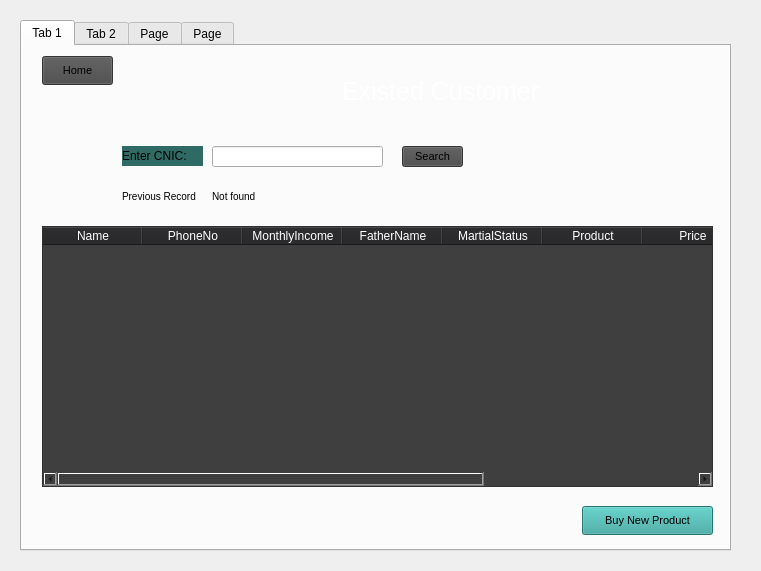
<?xml version="1.0" encoding="UTF-8"?>
<ui version="4.0">
 <class>Form</class>
 <widget class="QWidget" name="Form">
  <property name="geometry">
   <rect>
    <x>0</x>
    <y>0</y>
    <width>761</width>
    <height>571</height>
   </rect>
  </property>
  <property name="windowTitle">
   <string>Form</string>
  </property>
  <property name="styleSheet">
   <string notr="true">QHeaderView::section { color:white; background-color:#232326; }</string>
  </property>
  <widget class="QTabWidget" name="tabWidget">
   <property name="geometry">
    <rect>
     <x>20</x>
     <y>20</y>
     <width>711</width>
     <height>531</height>
    </rect>
   </property>
   <property name="currentIndex">
    <number>0</number>
   </property>
   <widget class="QWidget" name="tab">
    <attribute name="title">
     <string>Tab 1</string>
    </attribute>
    <widget class="QTableWidget" name="ExistedInfo">
     <property name="geometry">
      <rect>
       <x>20</x>
       <y>180</y>
       <width>671</width>
       <height>261</height>
      </rect>
     </property>
     <property name="styleSheet">
      <string notr="true">background-color: rgb(83, 83, 83);
font: 700 9pt &quot;Segoe UI&quot;;

background-color: rgb(63, 63, 63);</string>
     </property>
     <column>
      <property name="text">
       <string>Name</string>
      </property>
     </column>
     <column>
      <property name="text">
       <string>PhoneNo</string>
      </property>
     </column>
     <column>
      <property name="text">
       <string>MonthlyIncome</string>
      </property>
     </column>
     <column>
      <property name="text">
       <string>FatherName</string>
      </property>
     </column>
     <column>
      <property name="text">
       <string>MartialStatus</string>
      </property>
     </column>
     <column>
      <property name="text">
       <string>Product</string>
      </property>
     </column>
     <column>
      <property name="text">
       <string>Price</string>
      </property>
     </column>
     <column>
      <property name="text">
       <string>Account Status</string>
      </property>
     </column>
     <column>
      <property name="text">
       <string>GuarantorName</string>
      </property>
     </column>
    </widget>
    <widget class="QLabel" name="label">
     <property name="geometry">
      <rect>
       <x>100</x>
       <y>100</y>
       <width>81</width>
       <height>20</height>
      </rect>
     </property>
     <property name="styleSheet">
      <string notr="true">background-color: rgb(47, 107, 100);
font: 700 9pt &quot;Arial&quot;;
font-size: 12px;
color: black;</string>
     </property>
     <property name="text">
      <string>Enter CNIC:</string>
     </property>
    </widget>
    <widget class="QLineEdit" name="lineEdit">
     <property name="geometry">
      <rect>
       <x>190</x>
       <y>100</y>
       <width>171</width>
       <height>21</height>
      </rect>
     </property>
    </widget>
    <widget class="QPushButton" name="search">
     <property name="geometry">
      <rect>
       <x>380</x>
       <y>100</y>
       <width>61</width>
       <height>21</height>
      </rect>
     </property>
     <property name="styleSheet">
      <string notr="true">background-color: rgb(105, 105, 105);
background-color: rgb(73, 73, 73);
font: 700 9pt &quot;Segoe UI&quot;;
font-size: 11px</string>
     </property>
     <property name="text">
      <string>Search</string>
     </property>
    </widget>
    <widget class="QPushButton" name="BuyNewProduct">
     <property name="geometry">
      <rect>
       <x>560</x>
       <y>460</y>
       <width>131</width>
       <height>29</height>
      </rect>
     </property>
     <property name="styleSheet">
      <string notr="true">font: 700 9pt &quot;Segoe UI&quot;;
color: black;
background-color: rgb(53, 164, 157);
font-size: 11px;</string>
     </property>
     <property name="text">
      <string>Buy New Product</string>
     </property>
    </widget>
    <widget class="QPushButton" name="newHome1">
     <property name="geometry">
      <rect>
       <x>20</x>
       <y>10</y>
       <width>71</width>
       <height>29</height>
      </rect>
     </property>
     <property name="styleSheet">
      <string notr="true">background-color: rgb(105, 105, 105);
background-color: rgb(73, 73, 73);
font: 700 9pt &quot;Segoe UI&quot;;
font-size: 11px</string>
     </property>
     <property name="text">
      <string>Home</string>
     </property>
    </widget>
    <widget class="QLabel" name="label_2">
     <property name="geometry">
      <rect>
       <x>-20</x>
       <y>0</y>
       <width>741</width>
       <height>521</height>
      </rect>
     </property>
     <property name="text">
      <string/>
     </property>
     <property name="pixmap">
      <pixmap>../assets/background-2.jpg</pixmap>
     </property>
     <property name="scaledContents">
      <bool>true</bool>
     </property>
    </widget>
    <widget class="QLabel" name="label_3">
     <property name="geometry">
      <rect>
       <x>320</x>
       <y>20</y>
       <width>211</width>
       <height>51</height>
      </rect>
     </property>
     <property name="styleSheet">
      <string notr="true">
color: White;
background-color: transparent;

font: 700 9pt &quot;Segoe UI&quot;;
font-size: 25px</string>
     </property>
     <property name="text">
      <string>Existed Customer</string>
     </property>
    </widget>
    <widget class="QLabel" name="label_5">
     <property name="geometry">
      <rect>
       <x>240</x>
       <y>10</y>
       <width>71</width>
       <height>71</height>
      </rect>
     </property>
     <property name="text">
      <string/>
     </property>
     <property name="pixmap">
      <pixmap>../assets/IMS_logo.png</pixmap>
     </property>
     <property name="scaledContents">
      <bool>true</bool>
     </property>
    </widget>
    <widget class="QLabel" name="label_6">
     <property name="geometry">
      <rect>
       <x>100</x>
       <y>140</y>
       <width>131</width>
       <height>20</height>
      </rect>
     </property>
     <property name="styleSheet">
      <string notr="true">font: 700 9pt &quot;Arial&quot;;
font-size: 10px;
color: black;</string>
     </property>
     <property name="text">
      <string>Previous Record</string>
     </property>
    </widget>
    <widget class="QLabel" name="label_7">
     <property name="geometry">
      <rect>
       <x>190</x>
       <y>140</y>
       <width>61</width>
       <height>21</height>
      </rect>
     </property>
     <property name="styleSheet">
      <string notr="true">font: 700 9pt &quot;Arial&quot;;
font-size: 10px;
color: black;</string>
     </property>
     <property name="text">
      <string>Not found</string>
     </property>
    </widget>
    <zorder>label_2</zorder>
    <zorder>ExistedInfo</zorder>
    <zorder>label</zorder>
    <zorder>lineEdit</zorder>
    <zorder>search</zorder>
    <zorder>BuyNewProduct</zorder>
    <zorder>newHome1</zorder>
    <zorder>label_3</zorder>
    <zorder>label_5</zorder>
    <zorder>label_6</zorder>
    <zorder>label_7</zorder>
   </widget>
   <widget class="QWidget" name="tab_2">
    <attribute name="title">
     <string>Tab 2</string>
    </attribute>
    <widget class="QPushButton" name="pushButton_3">
     <property name="geometry">
      <rect>
       <x>1100</x>
       <y>1310</y>
       <width>83</width>
       <height>29</height>
      </rect>
     </property>
     <property name="text">
      <string>PushButton</string>
     </property>
    </widget>
    <widget class="QLabel" name="label_36">
     <property name="geometry">
      <rect>
       <x>290</x>
       <y>190</y>
       <width>81</width>
       <height>21</height>
      </rect>
     </property>
     <property name="styleSheet">
      <string notr="true">font-size: 17px</string>
     </property>
     <property name="text">
      <string>Advance</string>
     </property>
    </widget>
    <widget class="QLabel" name="label_27">
     <property name="geometry">
      <rect>
       <x>290</x>
       <y>30</y>
       <width>251</width>
       <height>31</height>
      </rect>
     </property>
     <property name="styleSheet">
      <string notr="true">
color: White;
background-color: transparent;

font: 700 9pt &quot;Segoe UI&quot;;
font-size: 25px</string>
     </property>
     <property name="text">
      <string>Product Information</string>
     </property>
    </widget>
    <widget class="QLineEdit" name="lineEdit_34">
     <property name="geometry">
      <rect>
       <x>190</x>
       <y>190</y>
       <width>181</width>
       <height>31</height>
      </rect>
     </property>
    </widget>
    <widget class="QLineEdit" name="lineEdit_26">
     <property name="geometry">
      <rect>
       <x>190</x>
       <y>130</y>
       <width>181</width>
       <height>31</height>
      </rect>
     </property>
    </widget>
    <widget class="QLabel" name="label_37">
     <property name="geometry">
      <rect>
       <x>30</x>
       <y>190</y>
       <width>131</width>
       <height>21</height>
      </rect>
     </property>
     <property name="styleSheet">
      <string notr="true">
font: 700 9pt &quot;Segoe UI&quot;;
font-size: 16px;
color:black</string>
     </property>
     <property name="text">
      <string>Purchased Date:</string>
     </property>
    </widget>
    <widget class="QPushButton" name="newHome2">
     <property name="geometry">
      <rect>
       <x>20</x>
       <y>10</y>
       <width>71</width>
       <height>29</height>
      </rect>
     </property>
     <property name="styleSheet">
      <string notr="true">background-color: rgb(105, 105, 105);
background-color: rgb(73, 73, 73);
font: 700 9pt &quot;Segoe UI&quot;;
font-size: 11px</string>
     </property>
     <property name="text">
      <string>Home</string>
     </property>
    </widget>
    <widget class="QPushButton" name="newPrev1">
     <property name="geometry">
      <rect>
       <x>20</x>
       <y>460</y>
       <width>71</width>
       <height>24</height>
      </rect>
     </property>
     <property name="styleSheet">
      <string notr="true">background-color: rgb(105, 105, 105);
background-color: rgb(73, 73, 73);
font: 700 9pt &quot;Segoe UI&quot;;
font-size: 11px</string>
     </property>
     <property name="text">
      <string>Prev</string>
     </property>
    </widget>
    <widget class="QLineEdit" name="lineEdit_37">
     <property name="geometry">
      <rect>
       <x>500</x>
       <y>190</y>
       <width>181</width>
       <height>31</height>
      </rect>
     </property>
    </widget>
    <widget class="QLabel" name="label_39">
     <property name="geometry">
      <rect>
       <x>390</x>
       <y>140</y>
       <width>111</width>
       <height>21</height>
      </rect>
     </property>
     <property name="styleSheet">
      <string notr="true">
font: 700 9pt &quot;Segoe UI&quot;;
font-size: 16px;
color:black</string>
     </property>
     <property name="text">
      <string>Net Amount:</string>
     </property>
    </widget>
    <widget class="QLabel" name="label_29">
     <property name="geometry">
      <rect>
       <x>30</x>
       <y>130</y>
       <width>121</width>
       <height>21</height>
      </rect>
     </property>
     <property name="font">
      <font>
       <family>Segoe UI</family>
       <pointsize>-1</pointsize>
       <italic>false</italic>
       <bold>true</bold>
      </font>
     </property>
     <property name="styleSheet">
      <string notr="true">
font: 700 9pt &quot;Segoe UI&quot;;
font-size: 16px;
color:black</string>
     </property>
     <property name="text">
      <string>Product Name:</string>
     </property>
    </widget>
    <widget class="QLineEdit" name="lineEdit_39">
     <property name="geometry">
      <rect>
       <x>500</x>
       <y>140</y>
       <width>181</width>
       <height>31</height>
      </rect>
     </property>
    </widget>
    <widget class="QPushButton" name="newNext1">
     <property name="geometry">
      <rect>
       <x>620</x>
       <y>460</y>
       <width>71</width>
       <height>24</height>
      </rect>
     </property>
     <property name="styleSheet">
      <string notr="true">background-color: rgb(105, 105, 105);
background-color: rgb(73, 73, 73);
font: 700 9pt &quot;Segoe UI&quot;;
font-size: 11px</string>
     </property>
     <property name="text">
      <string>Next</string>
     </property>
    </widget>
    <widget class="QLabel" name="label_33">
     <property name="geometry">
      <rect>
       <x>30</x>
       <y>240</y>
       <width>161</width>
       <height>21</height>
      </rect>
     </property>
     <property name="styleSheet">
      <string notr="true">
font: 700 9pt &quot;Segoe UI&quot;;
font-size: 16px;
color:black</string>
     </property>
     <property name="text">
      <string>Number Of Months:</string>
     </property>
    </widget>
    <widget class="QComboBox" name="comboBox">
     <property name="geometry">
      <rect>
       <x>190</x>
       <y>240</y>
       <width>181</width>
       <height>28</height>
      </rect>
     </property>
     <property name="styleSheet">
      <string notr="true">font: 700 9pt &quot;Segoe UI&quot;;
color: black;
font: 10pt &quot;Segoe UI&quot;;
font: 700 10pt &quot;Segoe UI&quot;;</string>
     </property>
     <item>
      <property name="text">
       <string>3</string>
      </property>
     </item>
     <item>
      <property name="text">
       <string>6</string>
      </property>
     </item>
     <item>
      <property name="text">
       <string>9</string>
      </property>
     </item>
     <item>
      <property name="text">
       <string>12</string>
      </property>
     </item>
    </widget>
    <widget class="QLabel" name="label_18">
     <property name="geometry">
      <rect>
       <x>0</x>
       <y>-10</y>
       <width>731</width>
       <height>521</height>
      </rect>
     </property>
     <property name="text">
      <string/>
     </property>
     <property name="pixmap">
      <pixmap>../assets/background-2.jpg</pixmap>
     </property>
     <property name="scaledContents">
      <bool>true</bool>
     </property>
    </widget>
    <widget class="QLabel" name="label_19">
     <property name="geometry">
      <rect>
       <x>390</x>
       <y>200</y>
       <width>71</width>
       <height>16</height>
      </rect>
     </property>
     <property name="styleSheet">
      <string notr="true">
font: 700 9pt &quot;Segoe UI&quot;;
font-size: 16px;
color:black</string>
     </property>
     <property name="text">
      <string>Advance:</string>
     </property>
    </widget>
    <widget class="QLabel" name="label_20">
     <property name="geometry">
      <rect>
       <x>210</x>
       <y>10</y>
       <width>71</width>
       <height>71</height>
      </rect>
     </property>
     <property name="text">
      <string/>
     </property>
     <property name="pixmap">
      <pixmap>../assets/IMS_logo.png</pixmap>
     </property>
     <property name="scaledContents">
      <bool>true</bool>
     </property>
    </widget>
    <zorder>label_18</zorder>
    <zorder>pushButton_3</zorder>
    <zorder>label_36</zorder>
    <zorder>label_27</zorder>
    <zorder>lineEdit_34</zorder>
    <zorder>lineEdit_26</zorder>
    <zorder>label_37</zorder>
    <zorder>newHome2</zorder>
    <zorder>newPrev1</zorder>
    <zorder>lineEdit_37</zorder>
    <zorder>label_39</zorder>
    <zorder>label_29</zorder>
    <zorder>lineEdit_39</zorder>
    <zorder>newNext1</zorder>
    <zorder>label_33</zorder>
    <zorder>comboBox</zorder>
    <zorder>label_19</zorder>
    <zorder>label_20</zorder>
   </widget>
   <widget class="QWidget" name="tab_7">
    <attribute name="title">
     <string>Page</string>
    </attribute>
    <widget class="QLabel" name="label_8">
     <property name="geometry">
      <rect>
       <x>180</x>
       <y>150</y>
       <width>101</width>
       <height>31</height>
      </rect>
     </property>
     <property name="font">
      <font>
       <family>Segoe UI</family>
       <pointsize>-1</pointsize>
       <italic>false</italic>
       <bold>true</bold>
      </font>
     </property>
     <property name="styleSheet">
      <string notr="true">
font: 700 9pt &quot;Segoe UI&quot;;
font-size: 16px;
color:black</string>
     </property>
     <property name="text">
      <string>Collector ID:</string>
     </property>
    </widget>
    <widget class="QPushButton" name="newSaveButton">
     <property name="geometry">
      <rect>
       <x>610</x>
       <y>460</y>
       <width>83</width>
       <height>29</height>
      </rect>
     </property>
     <property name="styleSheet">
      <string notr="true">background-color: rgb(105, 105, 105);
background-color: rgb(73, 73, 73);
font: 700 9pt &quot;Segoe UI&quot;;
font-size: 11px</string>
     </property>
     <property name="text">
      <string>Save</string>
     </property>
    </widget>
    <widget class="QPushButton" name="newPrev2">
     <property name="geometry">
      <rect>
       <x>20</x>
       <y>460</y>
       <width>81</width>
       <height>29</height>
      </rect>
     </property>
     <property name="styleSheet">
      <string notr="true">background-color: rgb(105, 105, 105);
background-color: rgb(73, 73, 73);
font: 700 9pt &quot;Segoe UI&quot;;
font-size: 11px</string>
     </property>
     <property name="text">
      <string>Prev</string>
     </property>
    </widget>
    <widget class="QLabel" name="label_60">
     <property name="geometry">
      <rect>
       <x>180</x>
       <y>260</y>
       <width>161</width>
       <height>31</height>
      </rect>
     </property>
     <property name="font">
      <font>
       <family>Segoe UI</family>
       <pointsize>-1</pointsize>
       <italic>false</italic>
       <bold>true</bold>
      </font>
     </property>
     <property name="styleSheet">
      <string notr="true">
font: 700 9pt &quot;Segoe UI&quot;;
font-size: 16px;
color:black</string>
     </property>
     <property name="text">
      <string>Installement Date:</string>
     </property>
    </widget>
    <widget class="QLineEdit" name="lineEdit_24">
     <property name="geometry">
      <rect>
       <x>340</x>
       <y>150</y>
       <width>181</width>
       <height>28</height>
      </rect>
     </property>
    </widget>
    <widget class="QLabel" name="label_9">
     <property name="geometry">
      <rect>
       <x>180</x>
       <y>200</y>
       <width>161</width>
       <height>31</height>
      </rect>
     </property>
     <property name="font">
      <font>
       <family>Segoe UI</family>
       <pointsize>-1</pointsize>
       <italic>false</italic>
       <bold>true</bold>
      </font>
     </property>
     <property name="styleSheet">
      <string notr="true">
font: 700 9pt &quot;Segoe UI&quot;;
font-size: 16px;
color:black</string>
     </property>
     <property name="text">
      <string>Expected End Date:</string>
     </property>
    </widget>
    <widget class="QLineEdit" name="lineEdit_40">
     <property name="geometry">
      <rect>
       <x>340</x>
       <y>210</y>
       <width>181</width>
       <height>28</height>
      </rect>
     </property>
    </widget>
    <widget class="QPushButton" name="newHome3">
     <property name="geometry">
      <rect>
       <x>20</x>
       <y>10</y>
       <width>71</width>
       <height>29</height>
      </rect>
     </property>
     <property name="styleSheet">
      <string notr="true">background-color: rgb(105, 105, 105);
background-color: rgb(73, 73, 73);
font: 700 9pt &quot;Segoe UI&quot;;
font-size: 11px</string>
     </property>
     <property name="text">
      <string>Home</string>
     </property>
    </widget>
    <widget class="QLineEdit" name="lineEdit_68">
     <property name="geometry">
      <rect>
       <x>340</x>
       <y>260</y>
       <width>181</width>
       <height>28</height>
      </rect>
     </property>
    </widget>
    <widget class="QLabel" name="label_10">
     <property name="geometry">
      <rect>
       <x>290</x>
       <y>30</y>
       <width>261</width>
       <height>41</height>
      </rect>
     </property>
     <property name="font">
      <font>
       <family>Segoe UI</family>
       <pointsize>-1</pointsize>
       <italic>false</italic>
       <bold>true</bold>
      </font>
     </property>
     <property name="styleSheet">
      <string notr="true">
color: White;
background-color: transparent;

font: 700 9pt &quot;Segoe UI&quot;;
font-size: 25px</string>
     </property>
     <property name="text">
      <string>Account Information</string>
     </property>
    </widget>
    <widget class="QLabel" name="label_21">
     <property name="geometry">
      <rect>
       <x>0</x>
       <y>-10</y>
       <width>711</width>
       <height>531</height>
      </rect>
     </property>
     <property name="text">
      <string/>
     </property>
     <property name="pixmap">
      <pixmap>../assets/background-2.jpg</pixmap>
     </property>
     <property name="scaledContents">
      <bool>true</bool>
     </property>
    </widget>
    <widget class="QLabel" name="label_22">
     <property name="geometry">
      <rect>
       <x>200</x>
       <y>10</y>
       <width>81</width>
       <height>81</height>
      </rect>
     </property>
     <property name="text">
      <string/>
     </property>
     <property name="pixmap">
      <pixmap>../assets/IMS_logo.png</pixmap>
     </property>
     <property name="scaledContents">
      <bool>true</bool>
     </property>
    </widget>
    <zorder>label_21</zorder>
    <zorder>label_8</zorder>
    <zorder>newSaveButton</zorder>
    <zorder>newPrev2</zorder>
    <zorder>label_60</zorder>
    <zorder>lineEdit_24</zorder>
    <zorder>label_9</zorder>
    <zorder>lineEdit_40</zorder>
    <zorder>newHome3</zorder>
    <zorder>lineEdit_68</zorder>
    <zorder>label_10</zorder>
    <zorder>label_22</zorder>
   </widget>
   <widget class="QWidget" name="tab_3">
    <attribute name="title">
     <string>Page</string>
    </attribute>
    <widget class="QPushButton" name="Home5">
     <property name="geometry">
      <rect>
       <x>20</x>
       <y>10</y>
       <width>71</width>
       <height>29</height>
      </rect>
     </property>
     <property name="styleSheet">
      <string notr="true">background-color: rgb(105, 105, 105);
background-color: rgb(73, 73, 73);
font: 700 9pt &quot;Segoe UI&quot;;
font-size: 11px</string>
     </property>
     <property name="text">
      <string>Home</string>
     </property>
    </widget>
    <widget class="QLabel" name="label_11">
     <property name="geometry">
      <rect>
       <x>180</x>
       <y>160</y>
       <width>101</width>
       <height>31</height>
      </rect>
     </property>
     <property name="font">
      <font>
       <family>Segoe UI</family>
       <pointsize>-1</pointsize>
       <italic>false</italic>
       <bold>true</bold>
      </font>
     </property>
     <property name="styleSheet">
      <string notr="true">
font: 700 9pt &quot;Segoe UI&quot;;
font-size: 16px;
color:black</string>
     </property>
     <property name="text">
      <string>Account No :</string>
     </property>
    </widget>
    <widget class="QLabel" name="label_16">
     <property name="geometry">
      <rect>
       <x>400</x>
       <y>160</y>
       <width>101</width>
       <height>21</height>
      </rect>
     </property>
     <property name="font">
      <font>
       <family>Segoe UI</family>
       <pointsize>10</pointsize>
       <italic>false</italic>
       <bold>true</bold>
      </font>
     </property>
     <property name="styleSheet">
      <string notr="true">font: 700 10pt &quot;Segoe UI&quot;;
color: black</string>
     </property>
     <property name="text">
      <string>0</string>
     </property>
    </widget>
    <widget class="QLabel" name="label_4">
     <property name="geometry">
      <rect>
       <x>310</x>
       <y>30</y>
       <width>251</width>
       <height>41</height>
      </rect>
     </property>
     <property name="font">
      <font>
       <family>Segoe UI</family>
       <pointsize>-1</pointsize>
       <italic>false</italic>
       <bold>true</bold>
      </font>
     </property>
     <property name="styleSheet">
      <string notr="true">
color: White;
background-color: transparent;

font: 700 9pt &quot;Segoe UI&quot;;
font-size: 25px</string>
     </property>
     <property name="text">
      <string>Account Information</string>
     </property>
    </widget>
    <widget class="QPushButton" name="Done">
     <property name="geometry">
      <rect>
       <x>600</x>
       <y>450</y>
       <width>81</width>
       <height>31</height>
      </rect>
     </property>
     <property name="styleSheet">
      <string notr="true">background-color: rgb(105, 105, 105);
background-color: rgb(73, 73, 73);
font: 700 9pt &quot;Segoe UI&quot;;
font-size: 11px</string>
     </property>
     <property name="text">
      <string>Done</string>
     </property>
    </widget>
    <widget class="QLabel" name="label_12">
     <property name="geometry">
      <rect>
       <x>180</x>
       <y>200</y>
       <width>141</width>
       <height>31</height>
      </rect>
     </property>
     <property name="font">
      <font>
       <family>Segoe UI</family>
       <pointsize>-1</pointsize>
       <italic>false</italic>
       <bold>true</bold>
      </font>
     </property>
     <property name="styleSheet">
      <string notr="true">
font: 700 9pt &quot;Segoe UI&quot;;
font-size: 16px;
color:black</string>
     </property>
     <property name="text">
      <string>Customer Name :</string>
     </property>
    </widget>
    <widget class="QLabel" name="label_32">
     <property name="geometry">
      <rect>
       <x>400</x>
       <y>300</y>
       <width>101</width>
       <height>31</height>
      </rect>
     </property>
     <property name="font">
      <font>
       <family>Segoe UI</family>
       <pointsize>10</pointsize>
       <italic>false</italic>
       <bold>true</bold>
      </font>
     </property>
     <property name="styleSheet">
      <string notr="true">font: 700 10pt &quot;Segoe UI&quot;;
color: black</string>
     </property>
     <property name="text">
      <string>0</string>
     </property>
    </widget>
    <widget class="QLabel" name="label_15">
     <property name="geometry">
      <rect>
       <x>180</x>
       <y>250</y>
       <width>181</width>
       <height>31</height>
      </rect>
     </property>
     <property name="font">
      <font>
       <family>Segoe UI</family>
       <pointsize>-1</pointsize>
       <italic>false</italic>
       <bold>true</bold>
      </font>
     </property>
     <property name="styleSheet">
      <string notr="true">
font: 700 9pt &quot;Segoe UI&quot;;
font-size: 16px;
color:black</string>
     </property>
     <property name="text">
      <string>Monthly Installement:</string>
     </property>
    </widget>
    <widget class="QLabel" name="label_13">
     <property name="geometry">
      <rect>
       <x>180</x>
       <y>300</y>
       <width>221</width>
       <height>31</height>
      </rect>
     </property>
     <property name="font">
      <font>
       <family>Segoe UI</family>
       <pointsize>-1</pointsize>
       <italic>false</italic>
       <bold>true</bold>
      </font>
     </property>
     <property name="styleSheet">
      <string notr="true">
font: 700 9pt &quot;Segoe UI&quot;;
font-size: 16px;
color:black</string>
     </property>
     <property name="text">
      <string>Monthly Installlement Date :</string>
     </property>
    </widget>
    <widget class="QLabel" name="label_30">
     <property name="geometry">
      <rect>
       <x>400</x>
       <y>250</y>
       <width>101</width>
       <height>31</height>
      </rect>
     </property>
     <property name="font">
      <font>
       <family>Segoe UI</family>
       <pointsize>10</pointsize>
       <italic>false</italic>
       <bold>true</bold>
      </font>
     </property>
     <property name="styleSheet">
      <string notr="true">font: 700 10pt &quot;Segoe UI&quot;;
color: black</string>
     </property>
     <property name="text">
      <string>0</string>
     </property>
    </widget>
    <widget class="QLabel" name="label_17">
     <property name="geometry">
      <rect>
       <x>400</x>
       <y>200</y>
       <width>101</width>
       <height>31</height>
      </rect>
     </property>
     <property name="font">
      <font>
       <family>Segoe UI</family>
       <pointsize>10</pointsize>
       <italic>false</italic>
       <bold>true</bold>
      </font>
     </property>
     <property name="styleSheet">
      <string notr="true">font: 700 10pt &quot;Segoe UI&quot;;
color: black</string>
     </property>
     <property name="text">
      <string>0</string>
     </property>
    </widget>
    <widget class="QLabel" name="label_23">
     <property name="geometry">
      <rect>
       <x>0</x>
       <y>0</y>
       <width>711</width>
       <height>531</height>
      </rect>
     </property>
     <property name="text">
      <string/>
     </property>
     <property name="pixmap">
      <pixmap>../assets/background-2.jpg</pixmap>
     </property>
     <property name="scaledContents">
      <bool>true</bool>
     </property>
    </widget>
    <widget class="QLabel" name="label_24">
     <property name="geometry">
      <rect>
       <x>220</x>
       <y>10</y>
       <width>81</width>
       <height>81</height>
      </rect>
     </property>
     <property name="text">
      <string/>
     </property>
     <property name="pixmap">
      <pixmap>../assets/IMS_logo.png</pixmap>
     </property>
     <property name="scaledContents">
      <bool>true</bool>
     </property>
    </widget>
    <zorder>label_23</zorder>
    <zorder>Home5</zorder>
    <zorder>label_11</zorder>
    <zorder>label_16</zorder>
    <zorder>label_4</zorder>
    <zorder>Done</zorder>
    <zorder>label_12</zorder>
    <zorder>label_32</zorder>
    <zorder>label_15</zorder>
    <zorder>label_13</zorder>
    <zorder>label_30</zorder>
    <zorder>label_17</zorder>
    <zorder>label_24</zorder>
   </widget>
  </widget>
  <widget class="QLabel" name="label_14">
   <property name="geometry">
    <rect>
     <x>0</x>
     <y>0</y>
     <width>761</width>
     <height>571</height>
    </rect>
   </property>
   <property name="text">
    <string/>
   </property>
   <property name="pixmap">
    <pixmap>../assets/background-1.jpg</pixmap>
   </property>
   <property name="scaledContents">
    <bool>true</bool>
   </property>
  </widget>
  <zorder>label_14</zorder>
  <zorder>tabWidget</zorder>
 </widget>
 <resources/>
 <connections/>
</ui>
